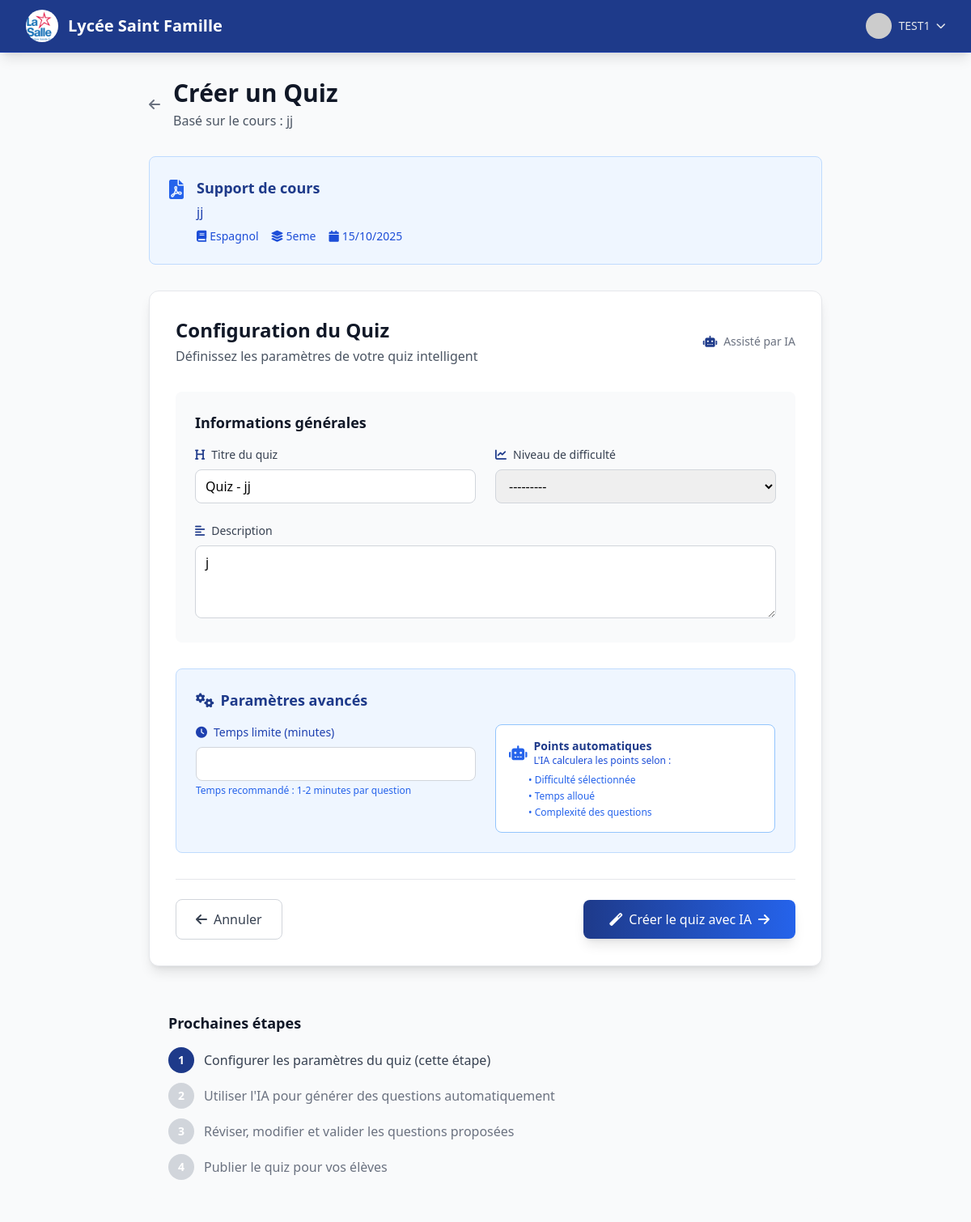
Screenshot of /quiz/create-from-course/14/ (signed in) with the database file from the repository.
### accounts/models.py (models this page shows, shortened)
class User(AbstractUser):
    USER_TYPE_CHOICES = [
        ('student', 'Élève'),
        ('teacher', 'Enseignant'),
        ('admin', 'Administrateur'),
    ]
    CLASS_CHOICES = [
        ('6eme', '6ème'),
        ('5eme', '5ème'),
        ('4eme', '4ème'),
        ('3eme', '3ème'),
        ('2nde', '2nde'),
        ('1ere', '1ère'),
        ('terminale', 'Terminale'),
    ]
    user_type = models.CharField(max_length=10, choices=USER_TYPE_CHOICES)
    level = models.CharField(max_length=20, blank=True, null=True)  # 6eme, 5eme, etc.
    class_name = models.CharField(max_length=20, choices=CLASS_CHOICES, blank=True, null=True, help_text="Classe de l'élève")
    points = models.IntegerField(default=0)
    xp = models.IntegerField(default=0)
    current_level = models.IntegerField(default=1)
    streak_days = models.IntegerField(default=0)
    last_activity = models.DateTimeField(auto_now=True)
    email = models.EmailField(unique=True, blank=True, null=True)

### quiz/models.py (models this page shows, shortened)
class Course(models.Model):
    title = models.CharField(max_length=200)
    description = models.TextField(blank=True)
    subject = models.ForeignKey(Subject, on_delete=models.CASCADE)
    level = models.CharField(max_length=20)
    teacher = models.ForeignKey(User, on_delete=models.CASCADE)
    pdf_file = models.FileField(upload_to='courses/pdfs/')
    created_at = models.DateTimeField(auto_now_add=True)
    is_processed = models.BooleanField(default=False)

class Subject(models.Model):
    name = models.CharField(max_length=100)
    slug = models.SlugField(unique=True)
    icon = models.CharField(max_length=50, default='fas fa-book')  # Classe d'icône FontAwesome
    color = models.CharField(max_length=20, default='blue')  # Couleur pour l'interface

### quiz/views.py (the view)
# urls.py: path('create-from-course/<int:course_id>/', views.create_quiz_from_course, name='create_quiz_from_course'),
@login_required
def create_quiz_from_course(request, course_id):
    if request.user.user_type != 'teacher':
        messages.error(request, "Accès réservé aux enseignants.")
        return redirect('home')
    course = get_object_or_404(Course, id=course_id, teacher=request.user)
    if request.method == 'POST':
        form = QuizForm(request.POST)
        if form.is_valid():
            quiz = form.save(commit=False)
            quiz.course = course
            quiz.subject = course.subject
            quiz.level = course.level
            try:
                gemini_service = GeminiService()
                suggested_points = gemini_service.suggest_quiz_points(
                    difficulty=quiz.difficulty,
                    time_limit=quiz.time_limit,
                    subject=course.subject.name
                )
                quiz.points_reward = suggested_points
            except Exception as e:
                difficulty_multiplier = {'easy': 1, 'medium': 1.5, 'hard': 2}
                base_points = max(20, quiz.time_limit)
                quiz.points_reward = int(base_points * difficulty_multiplier.get(quiz.difficulty, 1))
            quiz.save()
            messages.success(request, f"Quiz créé avec succès! Points suggérés: {quiz.points_reward} (modifiable)")
            return redirect('edit_quiz', quiz_id=quiz.id)
    else:
        initial_data = {
            'title': f"Quiz - {course.title}",
            'description': course.description,
        }
        form = QuizForm(initial=initial_data)
    context = {
        'form': form,
        'course': course,
    }
    return render(request, 'teacher/create_quiz_from_course.html', context)

### quiz/forms.py
class QuizForm(forms.ModelForm):
    class Meta:
        model = Quiz
        fields = ['title', 'description', 'difficulty', 'time_limit']
        widgets = {
            'title': forms.TextInput(attrs={
                'class': 'w-full px-3 py-2 border border-gray-300 rounded-lg focus:outline-none focus:ring-primary focus:border-primary'
            }),
            'description': forms.Textarea(attrs={
                'class': 'w-full px-3 py-2 border border-gray-300 rounded-lg focus:outline-none focus:ring-primary focus:border-primary',
                'rows': 3
            }),
            'difficulty': forms.Select(attrs={
                'class': 'w-full px-3 py-2 border border-gray-300 rounded-lg focus:outline-none focus:ring-primary focus:border-primary'
            }),
            'time_limit': forms.NumberInput(attrs={
                'class': 'w-full px-3 py-2 border border-gray-300 rounded-lg focus:outline-none focus:ring-primary focus:border-primary',
                'min': 1,
                'max': 120
            }),
        }

### templates/teacher/create_quiz_from_course.html (shortened to what this page needs)
{% extends 'base.html' %}
{% block content %}
<div class="max-w-4xl mx-auto px-4 sm:px-6 lg:px-8 py-8">
    <div class="mb-8">
        <div class="flex items-center space-x-4">
            <a href="{% url 'teacher_dashboard' %}" class="text-gray-500 hover:text-primary">
                <i class="fas fa-arrow-left"></i>
            </a>
            <div>
                <h1 class="text-3xl font-bold text-gray-900">Créer un Quiz</h1>
                <p class="text-gray-600 mt-1">Basé sur le cours : {{ course.title }}</p>
            </div>
        </div>
    </div>
    <div class="bg-blue-50 border border-blue-200 rounded-lg p-6 mb-8">
        <div class="flex items-start">
            <div class="flex-shrink-0">
                <i class="fas fa-file-pdf text-blue-600 text-2xl"></i>
            </div>
            <div class="ml-4">
                <h3 class="text-lg font-semibold text-blue-900">Support de cours</h3>
                <p class="text-blue-800 mt-1">{{ course.title }}</p>
                <div class="flex items-center mt-2 space-x-4 text-sm text-blue-700">
                    <span><i class="fas fa-book mr-1"></i>{{ course.subject.name }}</span>
                    <span><i class="fas fa-layer-group mr-1"></i>{{ course.level }}</span>
                    <span><i class="fas fa-calendar mr-1"></i>{{ course.created_at|date:"d/m/Y" }}</span>
                </div>
            </div>
        </div>
    </div>
    <div class="bg-white rounded-xl shadow-lg border border-gray-200 p-8">
        <div class="flex items-center justify-between mb-8">
            <div>
                <h2 class="text-2xl font-bold text-gray-900">Configuration du Quiz</h2>
                <p class="text-gray-600 mt-1">Définissez les paramètres de votre quiz intelligent</p>
            </div>
            <div class="flex items-center space-x-2 text-sm text-gray-500">
                <i class="fas fa-robot text-primary"></i>
                <span>Assisté par IA</span>
            </div>
        </div>
        <form method="post" class="space-y-8">
            <div class="bg-gray-50 rounded-lg p-6">
                <h3 class="text-lg font-semibold text-gray-900 mb-4">Informations générales</h3>
                <div class="grid grid-cols-1 md:grid-cols-2 gap-6">
                    <div>
                        <label for="{{ form.title.id_for_label }}" class="block text-sm font-medium text-gray-700 mb-2">
                            <i class="fas fa-heading mr-2 text-primary"></i>Titre du quiz
                        </label>
                        {{ form.title }}
                    </div>
                    <div>
                        <label for="{{ form.difficulty.id_for_label }}" class="block text-sm font-medium text-gray-700 mb-2">
                            <i class="fas fa-chart-line mr-2 text-primary"></i>Niveau de difficulté
                        </label>
                        {{ form.difficulty }}
                    </div>
                </div>
                <div class="mt-6">
                    <label for="{{ form.description.id_for_label }}" class="block text-sm font-medium text-gray-700 mb-2">
                        <i class="fas fa-align-left mr-2 text-primary"></i>Description
                    </label>
                    {{ form.description }}
                </div>
            </div>
            <div class="bg-blue-50 rounded-lg p-6 border border-blue-200">
                <h3 class="text-lg font-semibold text-blue-900 mb-4">
                    <i class="fas fa-cogs mr-2"></i>Paramètres avancés
                </h3>
                <div class="grid grid-cols-1 md:grid-cols-2 gap-6">
                    <div>
                        <label for="{{ form.time_limit.id_for_label }}" class="block text-sm font-medium text-blue-800 mb-2">
                            <i class="fas fa-clock mr-2"></i>Temps limite (minutes)
                        </label>
                        {{ form.time_limit }}
                        <p class="text-xs text-blue-600 mt-1">Temps recommandé : 1-2 minutes par question</p>
                    </div>
                    <div>
                        <div class="bg-white border border-blue-300 rounded-lg p-4">
                            <div class="flex items-center mb-2">
                                <i class="fas fa-robot text-blue-600 mr-2 text-lg"></i>
                                <div>
                                    <p class="text-sm font-semibold text-blue-900">Points automatiques</p>
                                    <p class="text-xs text-blue-700">L'IA calculera les points selon :</p>
                                </div>
                            </div>
                            <ul class="text-xs text-blue-600 space-y-1 ml-6">
                                <li>• Difficulté sélectionnée</li>
                                <li>• Temps alloué</li>
                                <li>• Complexité des questions</li>
                            </ul>
                        </div>
                    </div>
                </div>
            </div>
            <div class="flex items-center justify-between pt-6 border-t border-gray-200">
                <a href="{% url 'teacher_dashboard' %}"
                   class="flex items-center px-6 py-3 border border-gray-300 text-gray-700 rounded-lg hover:bg-gray-50 transition-all duration-200 font-medium">
                    <i class="fas fa-arrow-left mr-2"></i>
                    Annuler
                </a>
                <button type="submit"
                        class="flex items-center px-8 py-3 bg-gradient-to-r from-primary to-blue-600 text-white rounded-lg hover:from-primary/90 hover:to-blue-600/90 transition-all duration-200 font-medium shadow-lg hover:shadow-xl">
                    <i class="fas fa-magic mr-2"></i>
                    Créer le quiz avec IA
                    <i class="fas fa-arrow-right ml-2"></i>
                </button>
            </div>
        </form>
    </div>
    <div class="mt-8 bg-gray-50 rounded-lg p-6">
        <h3 class="text-lg font-semibold text-gray-900 mb-4">Prochaines étapes</h3>
        <div class="space-y-3">
            <div class="flex items-center text-gray-700">
                <div class="w-8 h-8 bg-primary text-white rounded-full flex items-center justify-center text-sm font-bold mr-3">1</div>
                <span>Configurer les paramètres du quiz (cette étape)</span>
            </div>
            <div class="flex items-center text-gray-500">
                <div class="w-8 h-8 bg-gray-300 text-white rounded-full flex items-center justify-center text-sm font-bold mr-3">2</div>
                <span>Utiliser l'IA pour générer des questions automatiquement</span>
            </div>
            <div class="flex items-center text-gray-500">
                <div class="w-8 h-8 bg-gray-300 text-white rounded-full flex items-center justify-center text-sm font-bold mr-3">3</div>
                <span>Réviser, modifier et valider les questions proposées</span>
            </div>
            <div class="flex items-center text-gray-500">
                <div class="w-8 h-8 bg-gray-300 text-white rounded-full flex items-center justify-center text-sm font-bold mr-3">4</div>
                <span>Publier le quiz pour vos élèves</span>
            </div>
        </div>
    </div>
</div>
{% endblock %}

### templates/base.html (shortened to what this page needs)
<!DOCTYPE html>
<html lang="fr">
<head>
    <script src="https://cdn.tailwindcss.com"></script>
    <link href="https://cdnjs.cloudflare.com/ajax/libs/font-awesome/6.0.0/css/all.min.css" rel="stylesheet">
</head>
<body class="bg-gray-50 min-h-screen" x-data="appNotifications()">
    {% block navbar %}
    <nav class="bg-navy-900 shadow-lg border-b border-navy-800">
        <div class="max-w-7xl mx-auto px-4 sm:px-6 lg:px-8">
            <div class="flex justify-between h-16">
                <div class="flex items-center">
                    <div class="flex-shrink-0 flex items-center">
                        <a href="{% url 'home' %}" class="flex items-center space-x-3">
                            {% load static %}
                            <img src="{% static 'images/logo.png' %}" alt="Logo Lycée Saint Famille" class="h-10 w-10 rounded-full object-cover">
                            <span class="text-xl font-bold text-white">Lycée Saint Famille</span>
                        </a>
                    </div>
                </div>
                <div class="flex items-center space-x-4">
                    {% if user.is_authenticated %}
                        <div class="relative" x-data="{ open: false }">
                            <button @click="open = !open" class="flex items-center space-x-2 text-gray-200 hover:text-white">
                                <img class="h-8 w-8 rounded-full" src="https://ui-avatars.com/api/?name={{ user.first_name }}+{{ user.last_name }}&background=1e3a8a&color=fff" alt="Avatar">
                                <span class="text-sm font-medium">{{ user.first_name }}</span>
                                <i class="fas fa-chevron-down text-xs"></i>
                            </button>
                        </div>
                    {% else %}
                        <a href="{% url 'login' %}" class="bg-white text-navy-900 px-4 py-2 rounded-lg text-sm font-medium hover:bg-gray-100 transition-colors">
                            <i class="fas fa-sign-in-alt mr-2"></i>Connexion
                        </a>
                    {% endif %}
                </div>
            </div>
        </div>
    </nav>
    {% endblock %}
    <main>
        {% block content %}{% endblock %}
    </main>
</body>
</html>

### rows the page displays
User: first_name "TEST1"
Course: title "jj", subject.name "Espagnol", level "5eme", created_at "15/10/2025"
